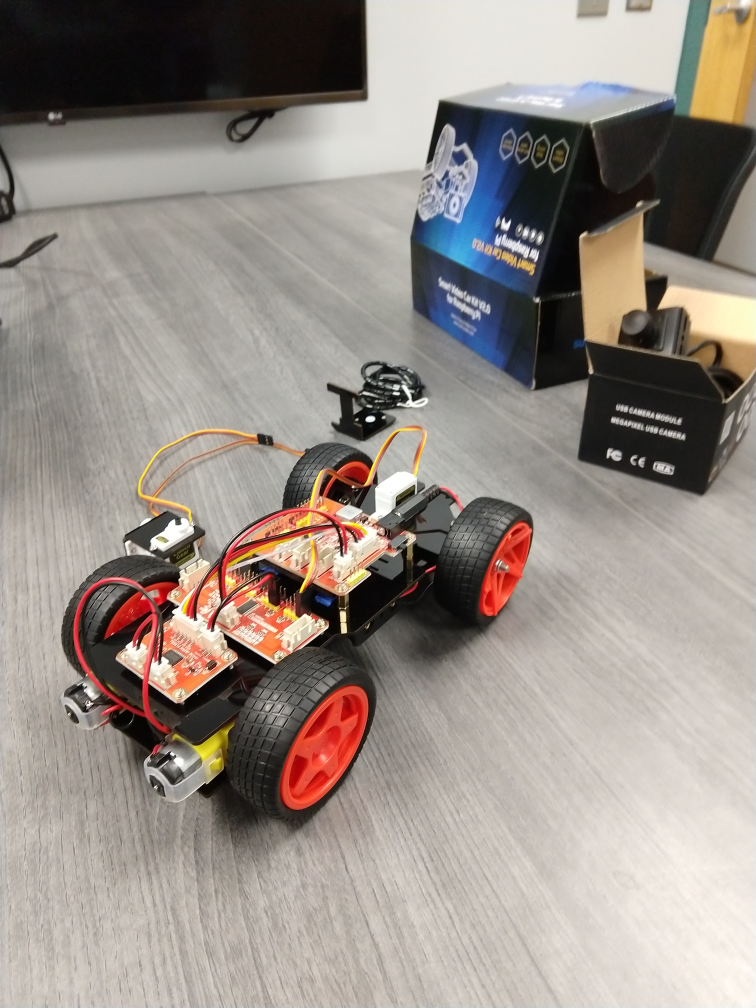
#> input picture pages/IMG_20200130_100403170.jpg, 3024 x 4032 px, given in place of straight_lane_video1.avi, which was not available (shown at 1/4 size)
$ python hsv_slider.py
#> lines starting #> are read from the running program, lines starting #| are printed output that depends on the picture; after the words box and inside, x2 and y2 are one past the last pixel; in counts of white or black regions, pixels touching at a corner belong together; pictures that were not available may be replaced by others from this repository, and a replacement may not be noted
import cv2
import numpy as np

def limbo(x):
    pass

# Load image
#image = cv2.imread('video1_372_078.png')  #filename

#Enter video location or 0 for livefeed
#capture = cv2.VideoCapture('older_videos/straight_lane_video1.avi') Example prerecorded video
#capture = cv2.VideoCapture(0) #Example livefeed
capture = cv2.VideoCapture('older_videos/straight_lane_video1.avi')
capture.set(cv2.CAP_PROP_FRAME_WIDTH, 640)
capture.set(cv2.CAP_PROP_FRAME_HEIGHT, 480)

if(capture.isOpened() == False):
    print("Error in opening video stream")

#Create a window
cv2.namedWindow('HSV mask')

# Create trackbars for color image
# H(ue) is from 0-179 for OpenCV
cv2.createTrackbar('H Min', 'HSV mask', 0, 179, limbo)
#> slider 'H Min' is set to 35
cv2.createTrackbar('S Min', 'HSV mask', 0, 255, limbo)
#> slider 'S Min' is set to 51
cv2.createTrackbar('V Min', 'HSV mask', 0, 255, limbo)
#> slider 'V Min' is set to 51

cv2.createTrackbar('H Max', 'HSV mask', 0, 179, limbo)
#> slider 'H Max' is set to 179
cv2.createTrackbar('V Max', 'HSV mask', 0, 255, limbo)
#> slider 'V Max' is set to 255
cv2.createTrackbar('S Max', 'HSV mask', 0, 255, limbo)
#> slider 'S Max' is set to 255

# Set default values for Max HSV trackbars
cv2.setTrackbarPos('H Max', 'HSV mask', 179)
cv2.setTrackbarPos('S Max', 'HSV mask', 255)
cv2.setTrackbarPos('V Max', 'HSV mask', 255)

# Initialize HSV min/max values
hMin = sMin = vMin = hMax = sMax = vMax = 0
phMin = psMin = pvMin = phMax = psMax = pvMax = 0

# [39 lines of commented-out code are left out]
while(capture.isOpened()):
    ret, frame = capture.read()
#> frame is the input picture: shape (4032, 3024, 3); mean B, G, R 135.2, 142.3, 151.1
    if ret == True:
        #frame = cv2.flip(frame, 0)
        pass

    # Get current position of all Trackbars
    hMin = cv2.getTrackbarPos('H Min', 'HSV mask')
    sMin = cv2.getTrackbarPos('S Min', 'HSV mask')
    vMin = cv2.getTrackbarPos('V Min', 'HSV mask')

    hMax = cv2.getTrackbarPos('H Max', 'HSV mask')
    sMax = cv2.getTrackbarPos('S Max', 'HSV mask')
    vMax = cv2.getTrackbarPos('V Max', 'HSV mask')

    # Set min and max HSV values to display
    lower = np.array([hMin, sMin, vMin])
    upper = np.array([hMax, sMax, vMax])

    # Convert to HSV format and color threshold
    # hsv =  cv2.cvtColor(image, cv2.COLOR_BGR2HSV)
    # mask = cv2.inRange(hsv, lower, upper)
    # result = cv2.bitwise_and(image, image, mask=mask)
    hsv = cv2.cvtColor(frame, cv2.COLOR_BGR2HSV)
#> hsv: shape (4032, 3024, 3); mean H, S, V 27.4, 38.3, 153.2
    mask = cv2.inRange(hsv, lower, upper)
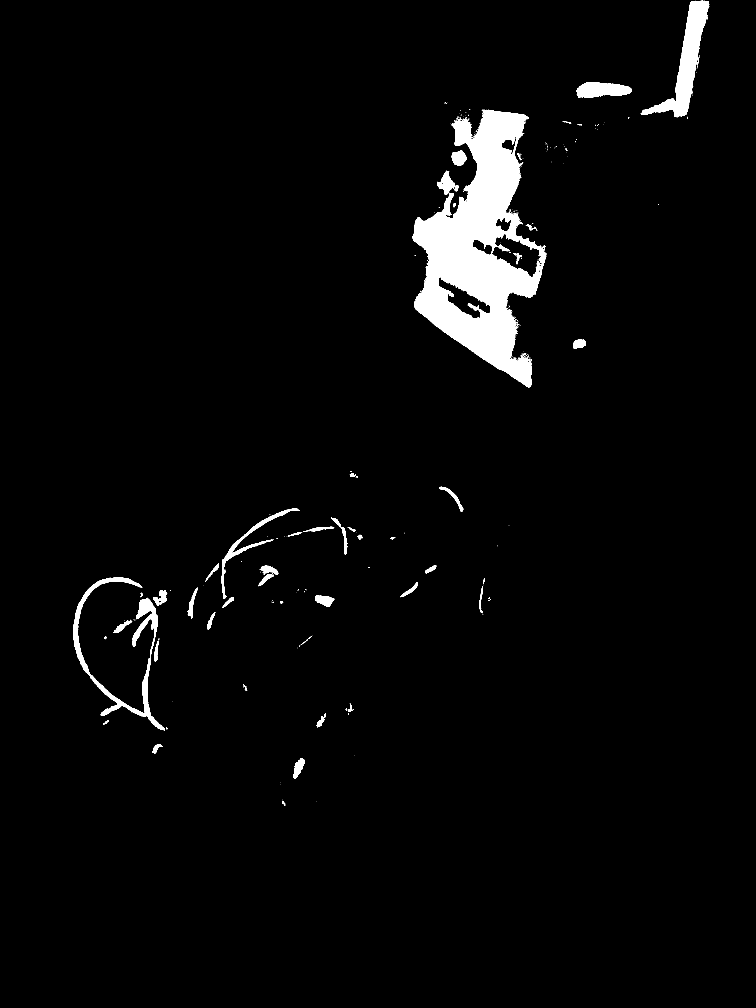
#> mask: shape (4032, 3024) (shown at 1/4 size); 3.1% white; 507 white regions (442 under 20 px), largest, box (x1, y1, x2, y2) and area: (1650, 439, 2186, 1550) 270000, (2564, 2, 2836, 468) 33824, (360, 2391, 660, 2923) 17638
    result = cv2.bitwise_and(frame, frame, mask=mask)
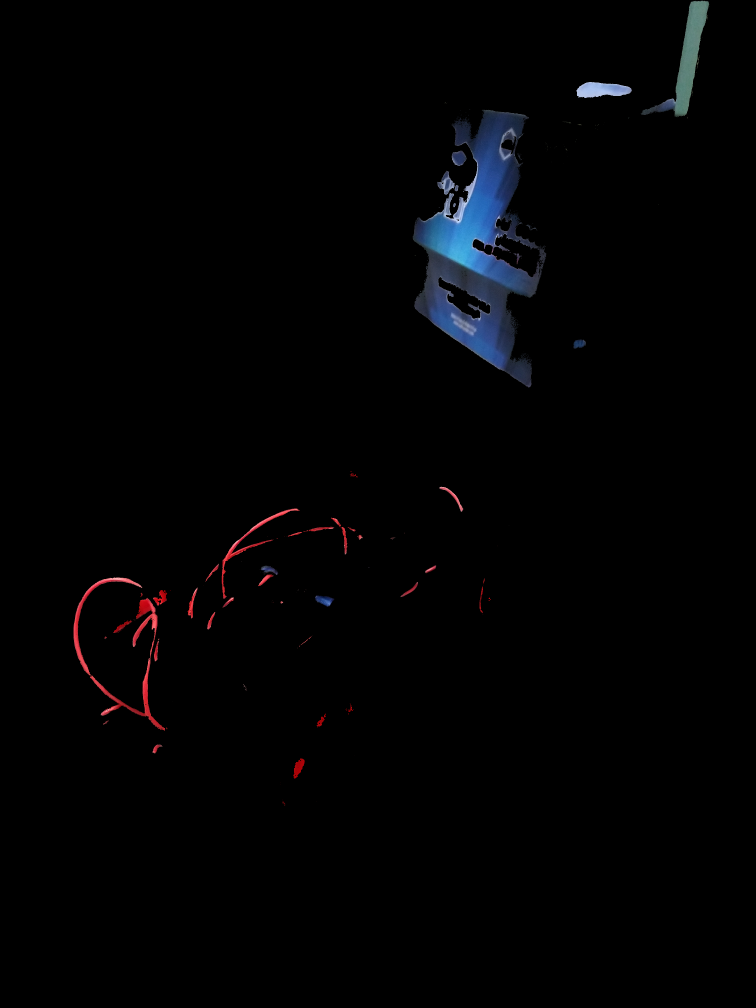
#> result: shape (4032, 3024, 3) (shown at 1/4 size); mean B, G, R 3.6, 2.6, 2.5

    # Print if there is a change in HSV value
    if ((phMin != hMin) | (psMin != sMin) | (pvMin != vMin) | (phMax != hMax) | (psMax != sMax) | (pvMax != vMax)):
        print("(hMin = %d , sMin = %d, vMin = %d), (hMax = %d , sMax = %d, vMax = %d)" % (
        hMin, sMin, vMin, hMax, sMax, vMax))
        phMin = hMin
        psMin = sMin
        pvMin = vMin
        phMax = hMax
        psMax = sMax
        pvMax = vMax

    # Display result image
    cv2.imshow('image', result)
    if cv2.waitKey(50) & 0xFF == ord('q'): #insert int value into waitKey to make video play slower/faster. int value in milliseconds
#> (key q is pressed here)
        break
# For camera live feed
capture.release()

cv2.destroyAllWindows()

$ run again, on pages/IMG_20200130_100952378.jpg
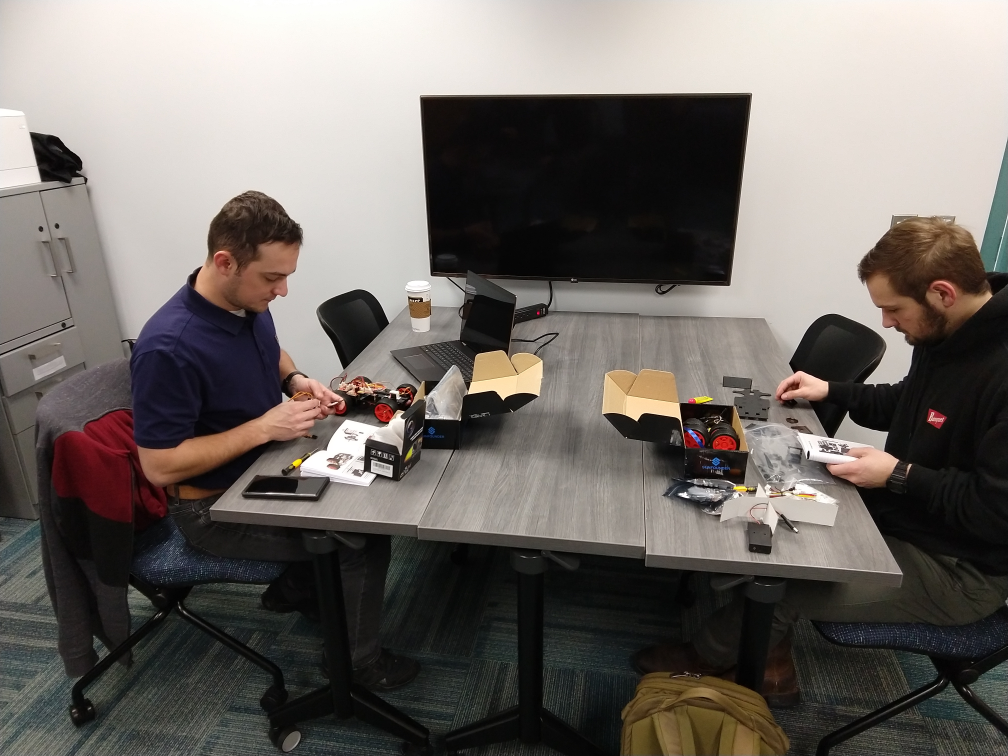
#> input picture pages/IMG_20200130_100952378.jpg, 4032 x 3024 px, given in place of straight_lane_video1.avi, which was not available (shown at 1/4 size)
#> frame is the input picture: shape (3024, 4032, 3); mean B, G, R 102.1, 106.8, 112.7
#> hsv: shape (3024, 4032, 3); mean H, S, V 35.4, 40.2, 113.9
#> `mask = cv2.inRange(hsv, lower, upper)`:
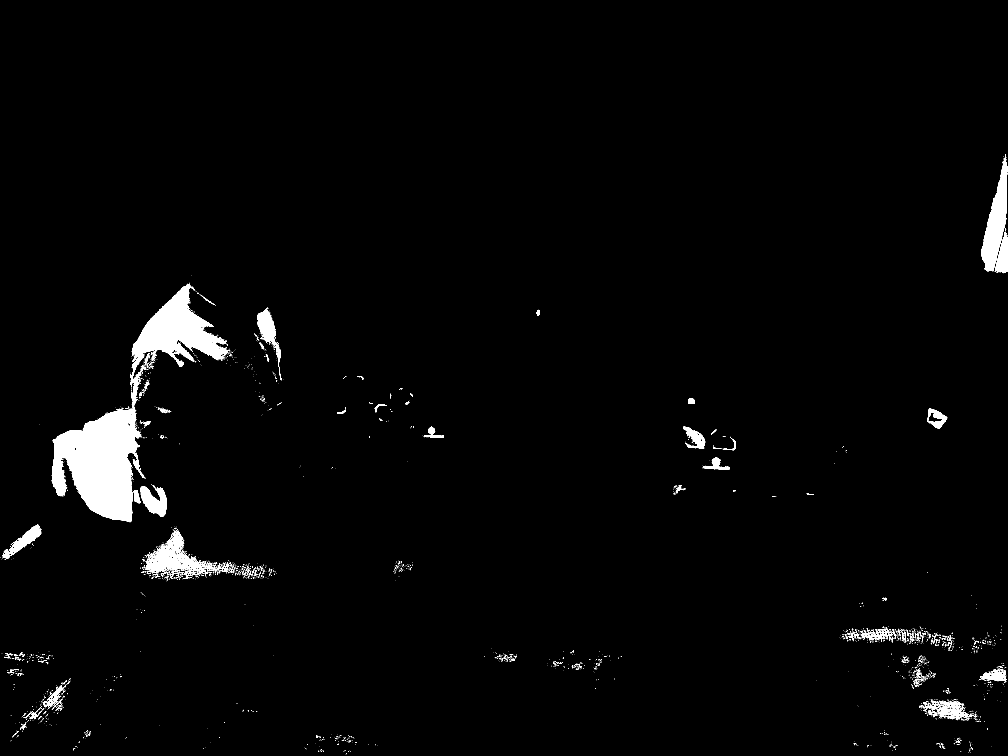
#> mask: shape (3024, 4032) (shown at 1/4 size); 2.1% white; 3416 white regions (3143 under 20 px), largest, box (x1, y1, x2, y2) and area: (207, 1476, 577, 2089) 106640, (527, 1133, 912, 1468) 51811, (3924, 618, 4032, 1085) 22064
#> `result = cv2.bitwise_and(frame, frame, mask=mask)`:
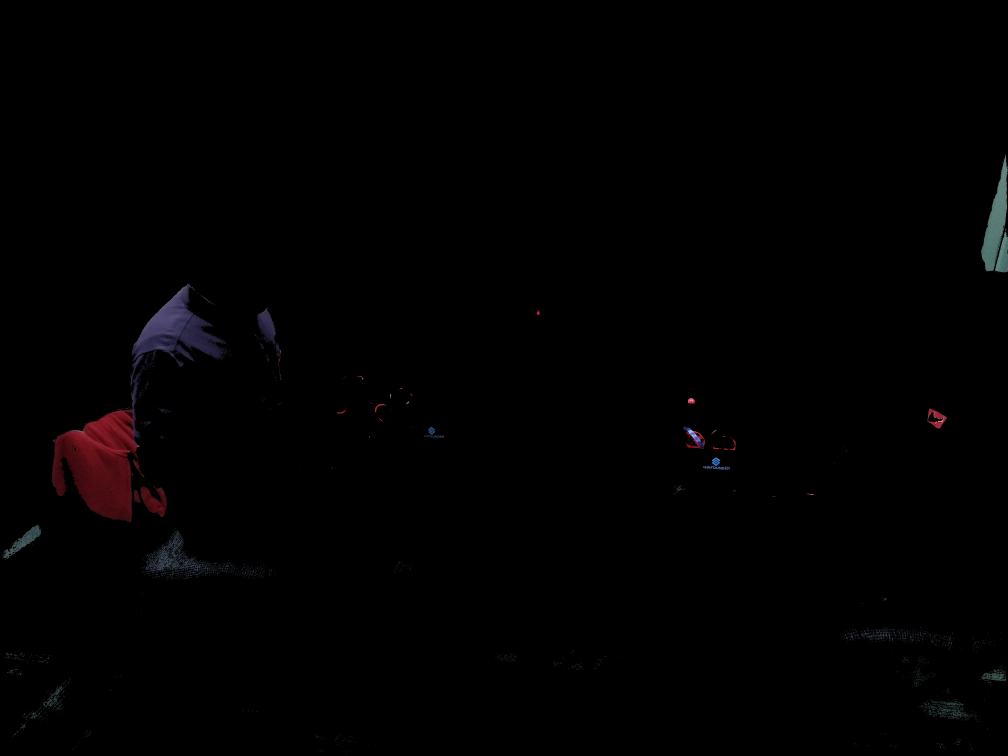
#> result: shape (3024, 4032, 3) (shown at 1/4 size); mean B, G, R 1.2, 0.9, 1.5

$ run again, on pages/IMG_20200206_101943082.jpg
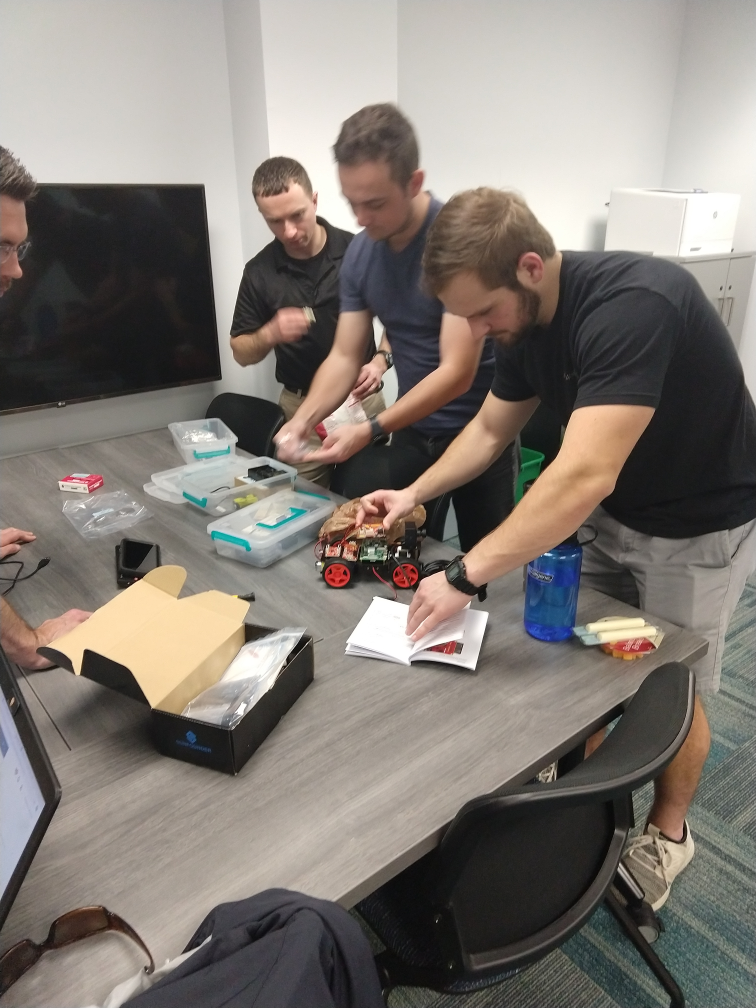
#> input picture pages/IMG_20200206_101943082.jpg, 3024 x 4032 px, given in place of straight_lane_video1.avi, which was not available (shown at 1/4 size)
#> frame is the input picture: shape (4032, 3024, 3); mean B, G, R 116.3, 122.7, 129.7
#> hsv: shape (4032, 3024, 3); mean H, S, V 37.5, 34, 131.7
#> `mask = cv2.inRange(hsv, lower, upper)`:
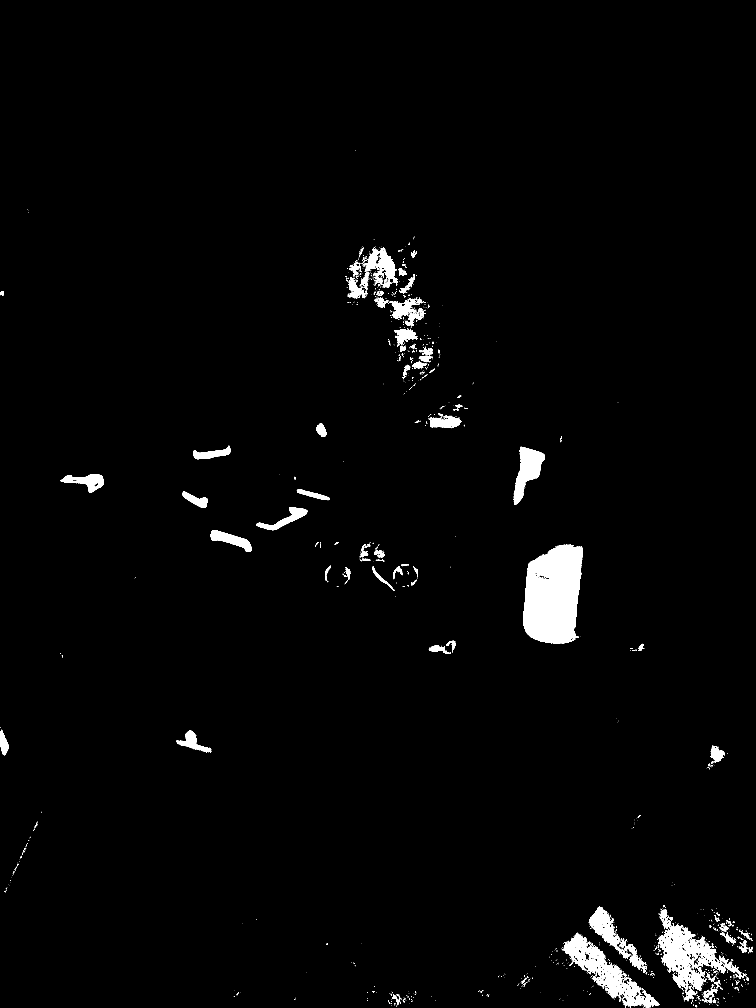
#> mask: shape (4032, 3024) (shown at 1/4 size); 2% white; 1883 white regions (1694 under 20 px), largest, box (x1, y1, x2, y2) and area: (2094, 2176, 2332, 2575) 74763, (2629, 3636, 2967, 4005) 32895, (2255, 3734, 2638, 4032) 25159
#> `result = cv2.bitwise_and(frame, frame, mask=mask)`:
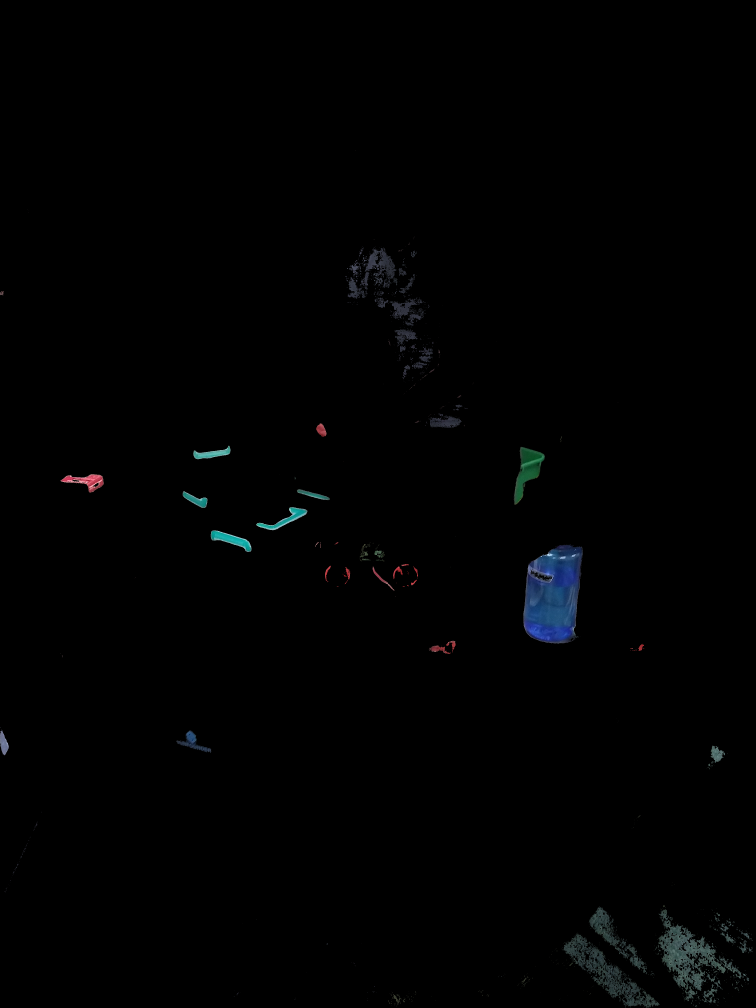
#> result: shape (4032, 3024, 3) (shown at 1/4 size); mean B, G, R 1.9, 1.6, 1.1
